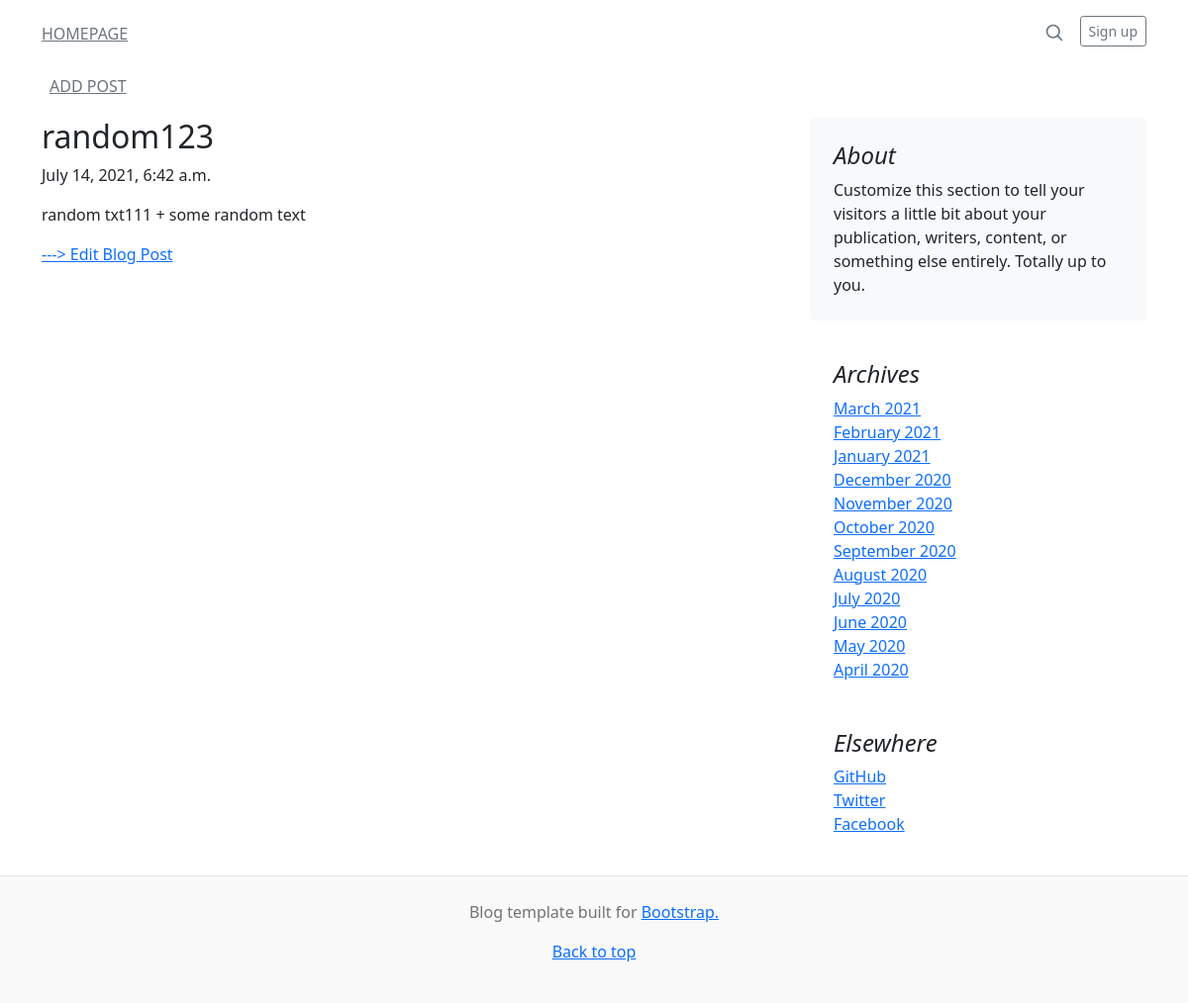
The page /posts/5/ on the database as committed earlier.
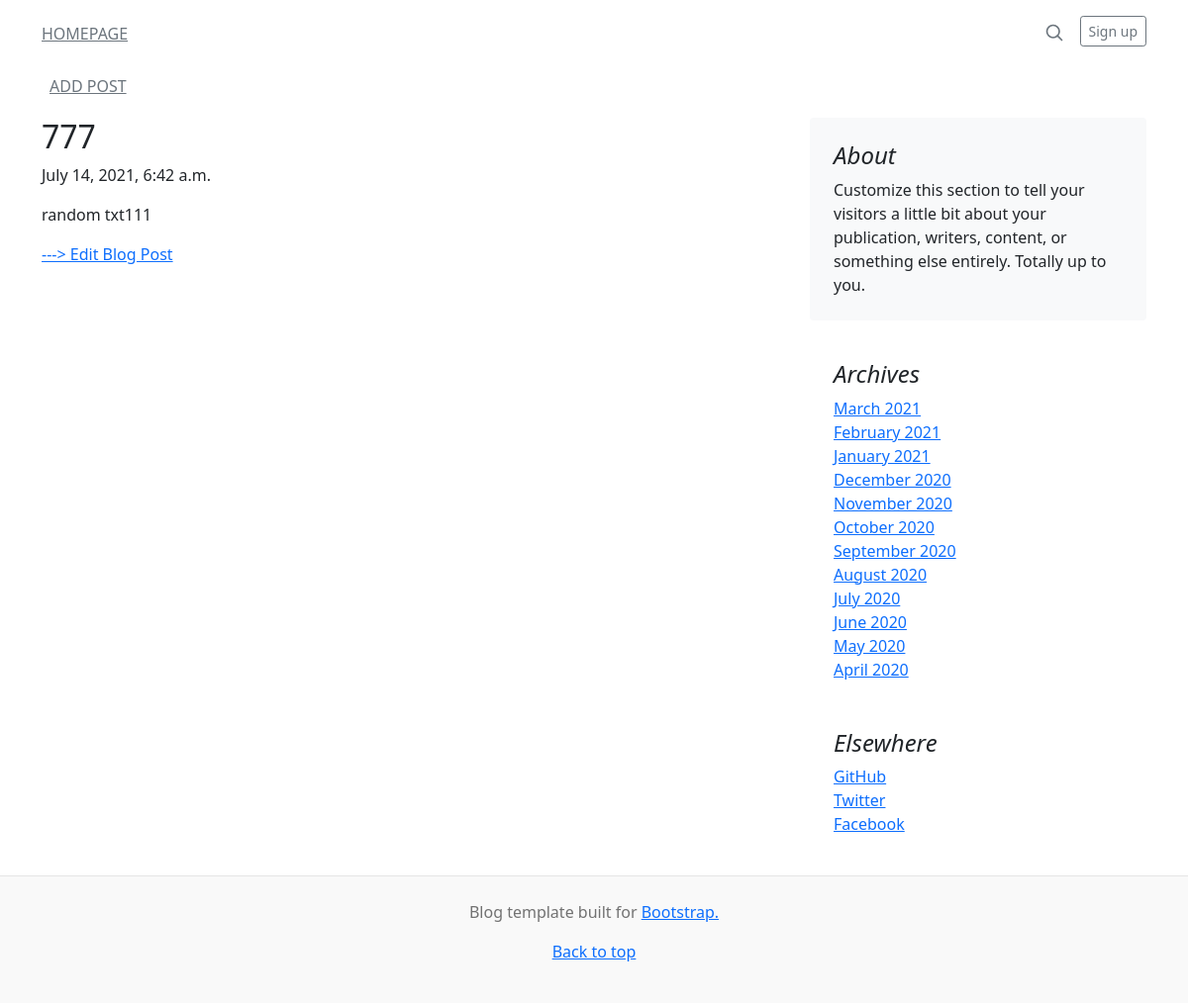
The same page on the database as committed later.
### posts/models.py (models this page shows, shortened)
class Post(models.Model):
    title = models.CharField(max_length=100, unique=True)
    content = models.TextField()
    category = models.ForeignKey(
        'Category',
        on_delete=models.CASCADE,
        null=True,
        default=None,
        related_name='posts'
    )
    categories = models.ManyToManyField(
        'Category',
        through='PostCategory'
    )
    created_at = models.DateTimeField(auto_now_add=True)
    updated_at = models.DateField(auto_now=True)
    class Meta:
        ordering = ['-created_at']

### posts/views.py (the view)
# urls.py: path('<int:post_id>/', views.post_details, name='details'),
def post_details(request, post_id):
    post = get_object_or_404(Post, pk=post_id)
    form = PostForm()
    context = {'post': post, 'form': form}
    return render(request, 'post/details.html', context)

### posts/templates/post/details.html
{% extends 'post/base.html' %}
{% block content %}
<article class="blog-post">
    <h2 class="blog-post-title">{{post.title}}</h2>
    <p class="blog-post-meta">{{post.created_at}}</p>
    <p>{{post.content}}</p>
    <p><a href="{% url 'posts:edit_post' post.id%}">---> Edit Blog Post</a></p>
</article>
{% endblock %}

Rows that differ between the two databases and show on the page:
changed Post: title "random123" → "777"; content "random txt111 + some random text" → "random txt111"
